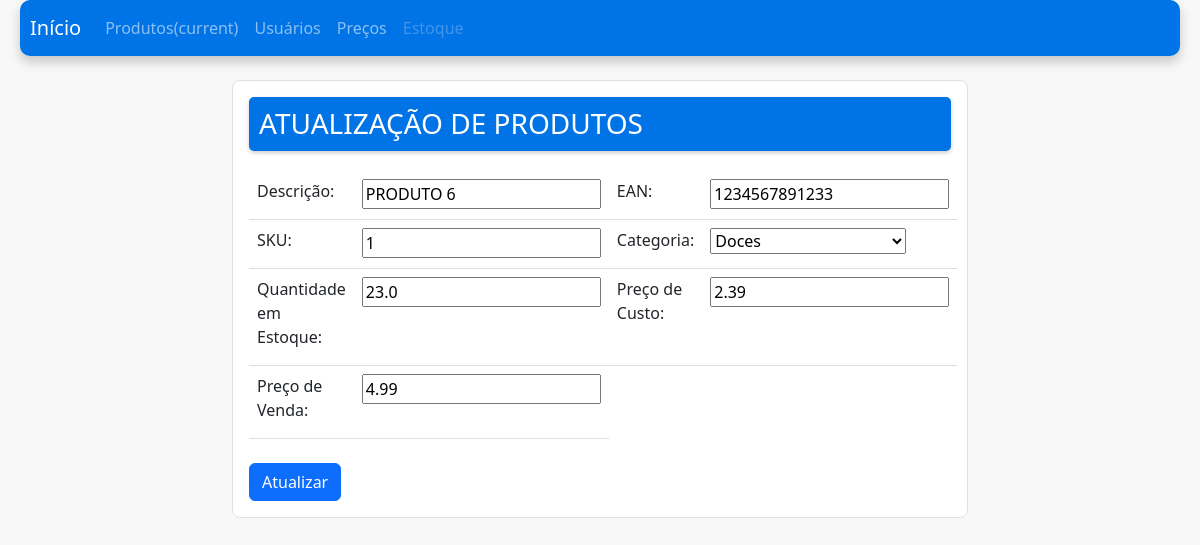
/estoque/update_produto/1234567891233/, run on an earlier commit of the app's database.
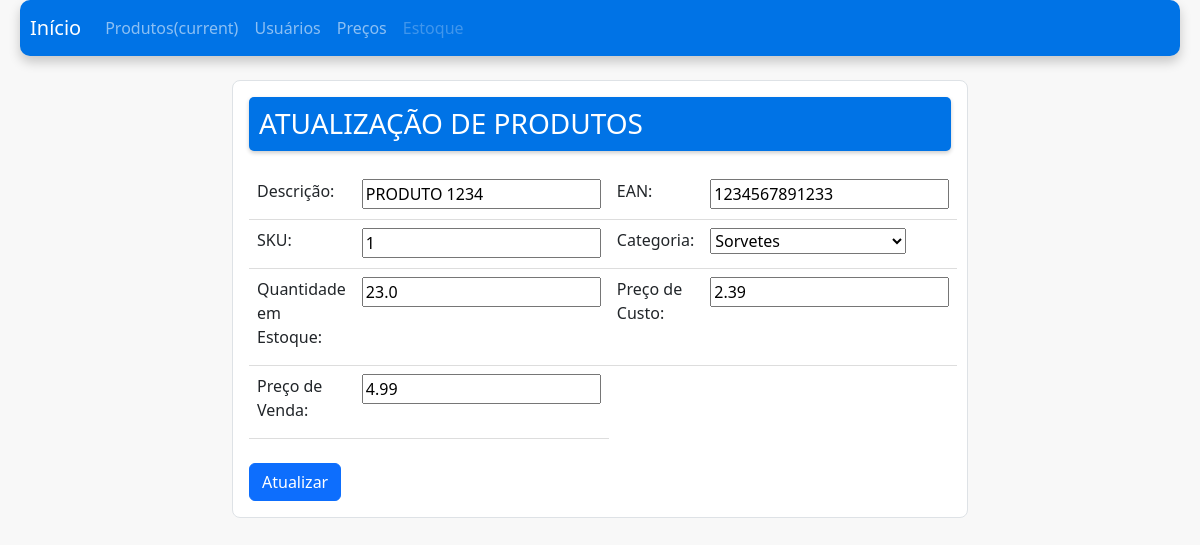
And on a later commit of the database.
### estoque/models.py (models this page shows, shortened)
class Produto(models.Model):
    descricao = models.CharField(max_length=40)
    ean = models.CharField(max_length=13)
    sku = models.CharField(max_length=20)
    categoria = models.ForeignKey(Categoria, on_delete=models.SET_NULL, null=True)
    quantidade = models.FloatField(null=True)
    preco_custo = models.FloatField(null=True)
    preco_venda = models.FloatField(null=True)
    slug = models.SlugField(unique=True, blank=True, null=True)
    """ função que salva com seu próprio método
        e depois recorre ao super (classe Pai) """

### estoque/views.py (the view)
# urls.py: path('update_produto/<slug:slug>/', views.update_produto, name='update_produto'),
def update_produto(request, slug):
    produto = get_object_or_404(Produto, slug=slug)
    if request.method == "POST":
        produto = Produto.objects.get(slug=slug)
        form = ProdutoForm(request.POST, instance=produto)
        if form.is_valid():
            form.save()
            succes_message = 'Produto atualizado com sucesso!'
            messages.success(request, escape(succes_message))
            return redirect(reverse('add_produto'))
    else:
        form = ProdutoForm(instance=produto)
    return render(request, 'update_produto.html', {'form': form, 'produto': produto})

### estoque/forms.py
class ProdutoForm(forms.ModelForm):
    class Meta:
        model = Produto
        fields = "__all__"

### estoque/models.py (called while the page is built)
    def __str__(self):
        return self.titulo

### estoque/templates/update_produto.html (shortened to what this page needs)
{% extends "base.html" %}
{% block 'body' %}
<div class="container mt-4 mb-4">
    <div class="row justify-content-center">
        <div class="col-md-8">
            <div class="card shadow-0 border rounded-3">
                <div class="card-body">
                    <form action="{% url 'update_produto' slug=produto.slug%}" method="POST" enctype="multipart/form-data">
                        <h3 class="form-title">ATUALIZAÇÃO DE PRODUTOS</h3>
                        <table class="table">
                            <tr>
                                <td class="table-no-border"><label for="{{ form.descricao.id_for_label }}" class="form-label">Descrição:</label></td>
                                <td>{{ form.descricao }}</td>
                                <td class="table-no-border"><label for="{{ form.ean.id_for_label }}" class="form-label">EAN:</label></td>
                                <td>{{ form.ean }}</td>
                            </tr>
                            <tr>
                                <td class="table-no-border"><label for="{{ form.sku.id_for_label }}" class="form-label">SKU:</label></td>
                                <td>{{ form.sku }}</td>
                                <td class="table-no-border"><label for="{{ form.categoria.id_for_label }}" class="form-label">Categoria:</label></td>
                                <td>{{ form.categoria }}</td>
                            </tr>
                            <tr>
                                <td class="table-no-border"><label for="{{ form.quantidade.id_for_label }}" class="form-label">Quantidade em Estoque:</label></td>
                                <td>{{ form.quantidade }}</td>
                                <td class="table-no-border"><label for="{{ form.preco_custo.id_for_label }}" class="form-label">Preço de Custo:</label></td>
                                <td>{{ form.preco_custo }}</td>
                            </tr>
                            <tr>
                                <td class="table-no-border"><label for="{{ form.preco_venda.id_for_label }}" class="form-label">Preço de Venda:</label></td>
                                <td>{{ form.preco_venda }}</td>
                            </tr>
                        </table>
                        <div class="mt-4">
                            <button type="submit" class="btn btn-primary">Atualizar</button>
                        </div>
                    </form>
                </div>
            </div>
        </div>
    </div>
</div>
{% endblock %}

What changed in the data, as far as the page shows it:
changed Produto: descricao "PRODUTO 6" → "PRODUTO 1234"; categoria "Doces" → "Sorvetes"
